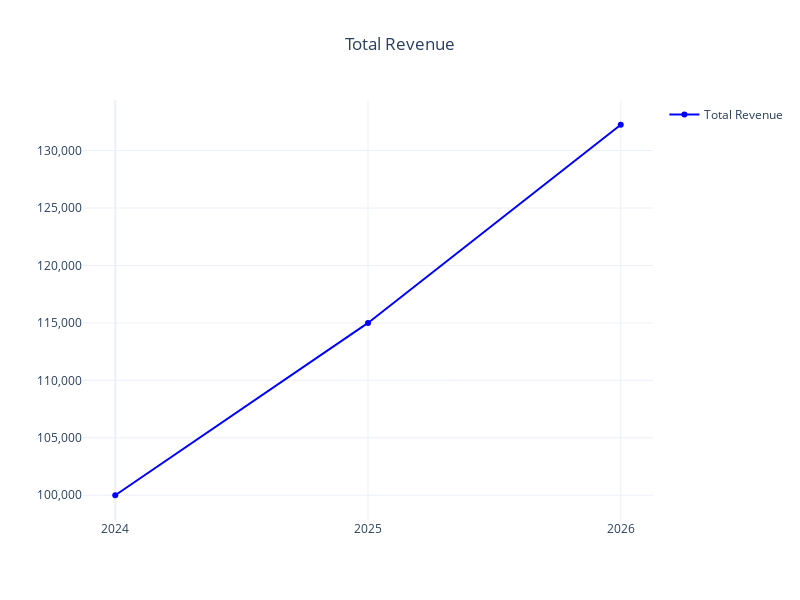

Write notebook code for a chart like this one.
### Markdown cell above
## 11. Creating Charts for Line Items

Generate interactive charts for line items using the `chart()` method:

### Code cell
# Create a line chart for revenue
revenue_chart = model['revenue'].chart()
revenue_chart.show()

### Figure 1 — Plotly figure (JSON) as saved in the notebook; plotly's stock layout.template omitted (floating-point values rounded to 4 significant figures)
{"data": [{"hovertemplate": "<b>%{fullData.name}</b><br>Value: %{y}<br><extra></extra>", "line": {"color": "blue", "dash": "solid", "width": 2}, "marker": {"size": 6}, "mode": "lines+markers", "name": "Total Revenue", "type": "scatter", "x": [0, 1, 2], "y": [100000, 115000, 132250]}], "layout": {"height": 600, "hovermode": "x unified", "showlegend": true, "title": {"text": "Total Revenue", "x": 0.5, "xanchor": "center"}, "width": 800, "xaxis": {"tickmode": "array", "ticktext": ["2024", "2025", "2026"], "tickvals": [0, 1, 2], "title": {"text": ""}}, "yaxis": {"tickformat": ",.0f", "title": {"text": ""}}}}
